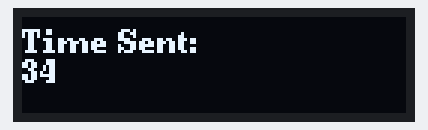
A sketch run on a simulated Arduino Uno, built with avr-gcc and run on an emulated ATmega328P. On the bench: 128×32 one-colour display. No radio packets arrive unless stated.

Above: at 0.1 s.
At 4.3 s:
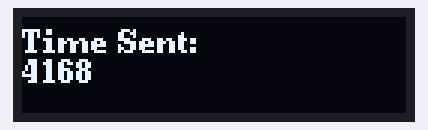
At 9.4 s:
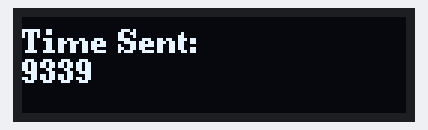
At 18.7 s:
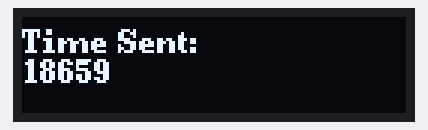
At 28.1 s:
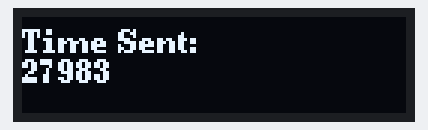
At 38.4 s:
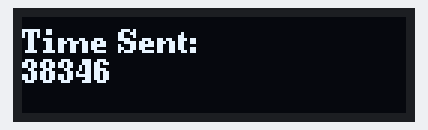

Measured:
- what the display in image 1 shows lasts 1.0 s, from 4.2 s to 5.2 s

The sketch:

send_test_with_oled.ino
```cpp
#include <SPI.h>
#include <nRF24L01.h>
#include <RF24.h>
#include <U8g2lib.h>


RF24 radio(9, 10); // CE, CSN

const byte address[6] = "00001";
unsigned long timer;

U8G2_SSD1306_128X32_UNIVISION_F_HW_I2C u8g2(U8G2_R0);

void setup() {
  u8g2.begin();
  radio.begin();
  radio.openWritingPipe(address);
  radio.setPALevel(RF24_PA_MIN);
  radio.stopListening();
}

void loop() {
  timer = millis();
  radio.write(&timer, sizeof(timer));
  u8g2.clearBuffer();          // clear the internal memory
  u8g2.setFont(u8g2_font_ncenB08_tr); // choose a suitable font
  u8g2.setCursor(0,12);
  u8g2.print("Time Sent: ");
  u8g2.setCursor(0,22);
  u8g2.print(timer);
  u8g2.sendBuffer();          // transfer internal memory to the display
  delay(1000);
}
```
